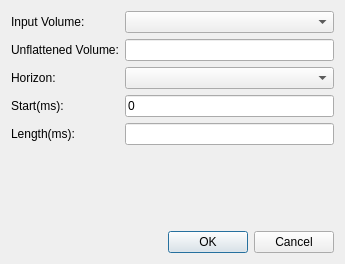
<?xml version="1.0" encoding="UTF-8"?>
<ui version="4.0">
 <class>UnflattenVolumeDialog</class>
 <widget class="QDialog" name="UnflattenVolumeDialog">
  <property name="geometry">
   <rect>
    <x>0</x>
    <y>0</y>
    <width>345</width>
    <height>264</height>
   </rect>
  </property>
  <property name="windowTitle">
   <string>Flatten Volume</string>
  </property>
  <property name="windowIcon">
   <iconset resource="../ProjectViewer/icons.qrc">
    <normaloff>:/icons/images/logo_fs_64x64.png</normaloff>:/icons/images/logo_fs_64x64.png</iconset>
  </property>
  <layout class="QVBoxLayout" name="verticalLayout">
   <item>
    <layout class="QGridLayout" name="gridLayout">
     <item row="0" column="0">
      <widget class="QLabel" name="lbInput">
       <property name="text">
        <string>Input Volume:</string>
       </property>
      </widget>
     </item>
     <item row="0" column="1">
      <widget class="QComboBox" name="cbInputName">
       <property name="minimumSize">
        <size>
         <width>200</width>
         <height>0</height>
        </size>
       </property>
       <property name="maximumSize">
        <size>
         <width>16777215</width>
         <height>16777215</height>
        </size>
       </property>
      </widget>
     </item>
     <item row="1" column="0">
      <widget class="QLabel" name="label">
       <property name="text">
        <string>Unflattened Volume:</string>
       </property>
      </widget>
     </item>
     <item row="1" column="1">
      <widget class="QLineEdit" name="leOutputName"/>
     </item>
     <item row="2" column="0">
      <widget class="QLabel" name="label_2">
       <property name="text">
        <string>Horizon:</string>
       </property>
      </widget>
     </item>
     <item row="2" column="1">
      <widget class="QComboBox" name="cbHorizon">
       <property name="enabled">
        <bool>true</bool>
       </property>
      </widget>
     </item>
     <item row="3" column="0">
      <widget class="QLabel" name="label_4">
       <property name="text">
        <string>Start(ms):</string>
       </property>
      </widget>
     </item>
     <item row="3" column="1">
      <widget class="QLineEdit" name="leStart">
       <property name="text">
        <string>0</string>
       </property>
      </widget>
     </item>
     <item row="4" column="0">
      <widget class="QLabel" name="label_3">
       <property name="text">
        <string>Length(ms):</string>
       </property>
      </widget>
     </item>
     <item row="4" column="1">
      <widget class="QLineEdit" name="leLength"/>
     </item>
    </layout>
   </item>
   <item>
    <spacer name="verticalSpacer">
     <property name="orientation">
      <enum>Qt::Vertical</enum>
     </property>
     <property name="sizeHint" stdset="0">
      <size>
       <width>20</width>
       <height>40</height>
      </size>
     </property>
    </spacer>
   </item>
   <item>
    <widget class="QDialogButtonBox" name="buttonBox">
     <property name="orientation">
      <enum>Qt::Horizontal</enum>
     </property>
     <property name="standardButtons">
      <set>QDialogButtonBox::Cancel|QDialogButtonBox::Ok</set>
     </property>
    </widget>
   </item>
  </layout>
 </widget>
 <resources>
  <include location="../ProjectViewer/icons.qrc"/>
 </resources>
 <connections>
  <connection>
   <sender>buttonBox</sender>
   <signal>accepted()</signal>
   <receiver>UnflattenVolumeDialog</receiver>
   <slot>accept()</slot>
   <hints>
    <hint type="sourcelabel">
     <x>248</x>
     <y>254</y>
    </hint>
    <hint type="destinationlabel">
     <x>157</x>
     <y>274</y>
    </hint>
   </hints>
  </connection>
  <connection>
   <sender>buttonBox</sender>
   <signal>rejected()</signal>
   <receiver>UnflattenVolumeDialog</receiver>
   <slot>reject()</slot>
   <hints>
    <hint type="sourcelabel">
     <x>316</x>
     <y>260</y>
    </hint>
    <hint type="destinationlabel">
     <x>286</x>
     <y>274</y>
    </hint>
   </hints>
  </connection>
 </connections>
</ui>
